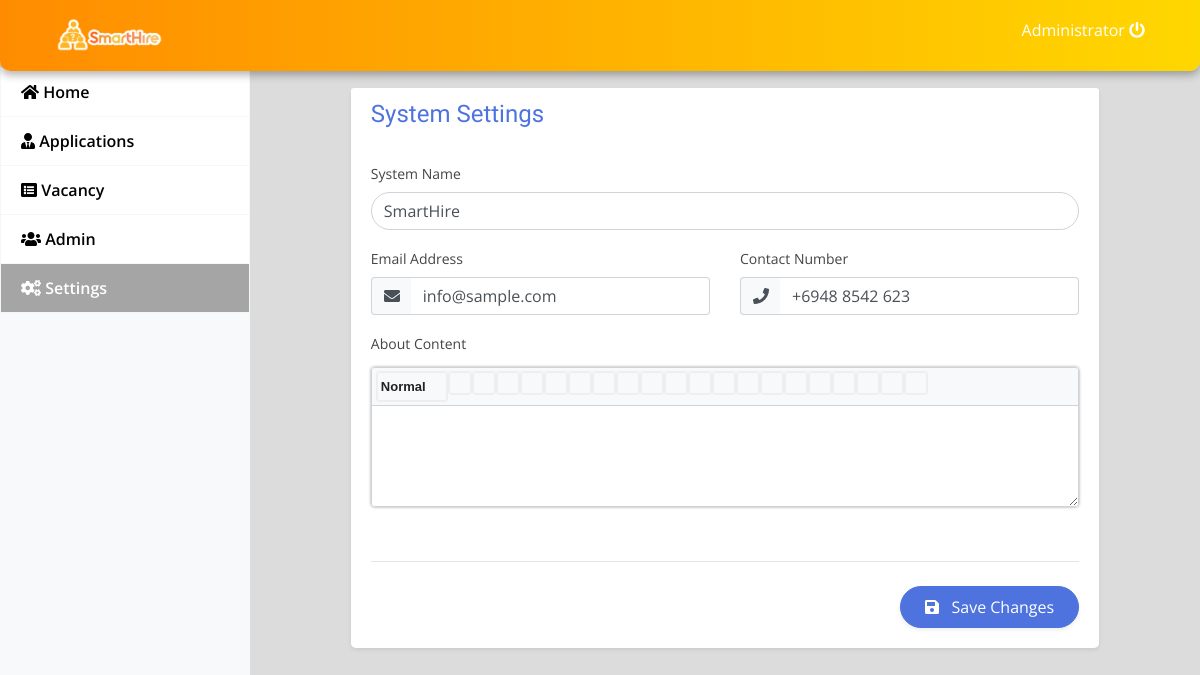
The page /admin/index.php?page=site_settings (signed in) on the database its author committed.
### tables this page shows
CREATE TABLE `system_settings` (
  `id` int(30) NOT NULL,
  `name` text NOT NULL,
  `email` varchar(200) NOT NULL,
  `contact` varchar(20) NOT NULL,
  `cover_img` text NOT NULL,
  `about_content` text NOT NULL
);

### admin/site_settings.php (the view, shortened to what this page needs)
<?php
include 'db_connect.php';
$qry = $conn->query("SELECT * from system_settings limit 1");
if($qry->num_rows > 0){
	foreach($qry->fetch_array() as $k => $val){
		$meta[$k] = $val;
	}
}
?>
<div class="container-fluid py-4">
    <div class="row justify-content-center">
        <div class="col-lg-10">
            <div class="card shadow-sm rounded-lg">
                <div class="card-header bg-white border-0">
                    <h4 class="card-title text-primary mb-0">System Settings</h4>
                </div>
                <div class="card-body">
                    <form action="" id="manage-settings" enctype="multipart/form-data">
                        <div class="row">
                            <div class="col-md-12">
                                <div class="form-group mb-3">
                                    <label for="name" class="form-label fw-bold">System Name</label>
                                    <input type="text" class="form-control rounded-pill" id="name" name="name" value="<?php echo isset($meta['name']) ? $meta['name'] : '' ?>" required>
                                </div>
                                <div class="row">
                                    <div class="col-md-6">
                                        <div class="form-group mb-3">
                                            <label for="email" class="form-label fw-bold">Email Address</label>
                                            <div class="input-group">
                                                <div class="input-group-prepend">
                                                    <span class="input-group-text bg-light border-right-0"><i class="fa fa-envelope"></i></span>
                                                </div>
                                                <input type="email" class="form-control border-left-0" id="email" name="email" value="<?php echo isset($meta['email']) ? $meta['email'] : '' ?>" required>
                                            </div>
                                        </div>
                                    </div>
                                    <div class="col-md-6">
                                        <div class="form-group mb-3">
                                            <label for="contact" class="form-label fw-bold">Contact Number</label>
                                            <div class="input-group">
                                                <div class="input-group-prepend">
                                                    <span class="input-group-text bg-light border-right-0"><i class="fa fa-phone"></i></span>
                                                </div>
                                                <input type="text" class="form-control border-left-0" id="contact" name="contact" value="<?php echo isset($meta['contact']) ? $meta['contact'] : '' ?>" required>
                                            </div>
                                        </div>
                                    </div>
                                </div>
                                <div class="form-group mb-4">
                                    <label for="about" class="form-label fw-bold">About Content</label>
                                </div>
                            </div>
                        </div>
                        <hr class="my-4">
                        <div class="d-flex justify-content-end">
                            <button type="submit" class="btn btn-primary px-4 py-2 rounded-pill shadow-sm">
                                <i class="fa fa-save mr-2"></i> Save Changes
                            </button>
                        </div>
                    </form>
                </div>
            </div>
        </div>
    </div>
</div>

### admin/assets/css/style.css (style rules this page uses)
body { font-family: "Open Sans", sans-serif; color: #444444; width: 100%; height: calc(100%); }
h1, h2, h3, h4, h5, h6 { font-family: "Raleway", sans-serif; }
.justify-content-center { justify-content: center !important; }

### admin/index.php (style rules this page uses)
body { background: #80808045; }

### admin/site_settings.php (style rules this page uses)
.form-label { font-size: 0.875rem; margin-bottom: 0.5rem; }
.input-group-text { background-color: #f8f9fa; }
.btn-primary { background-color: #4e73df; border-color: #4e73df; }
.text-primary { color: #4e73df !important; }
.card { border: none; }

### rows shown on the page
system_settings: name "SmartHire", email "info@sample.com", contact "+6948 8542 623"

### other values the page prints
$_SESSION['login_name'] "Administrator"
